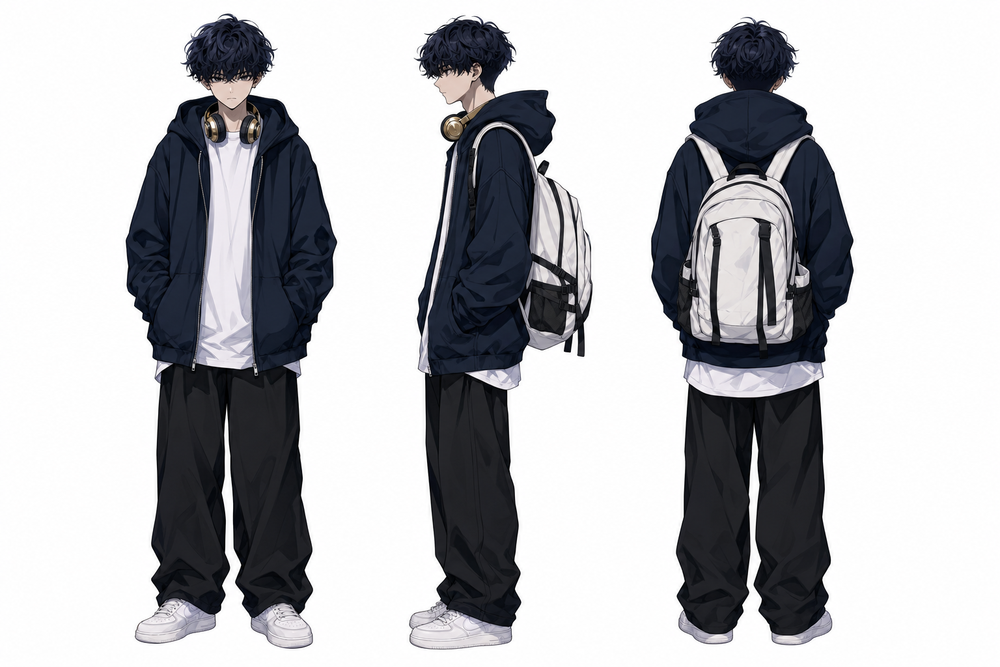
#> input picture reference-sheets/output/ethan-hyun/casual-turnaround.png, 1000 x 667 px, shrunk from 1536 x 1024 before the run
$ python crop_casual_fronts.py
#> lines starting #> are read from the running program, lines starting #| are printed output that depends on the picture
#!/usr/bin/env python3
"""Crop multi-view turnaround sheets into single front portraits."""

from __future__ import annotations

from pathlib import Path

from PIL import Image

ROOT = Path(__file__).resolve().parents[1]
OUTPUT = ROOT / "reference-sheets" / "output"

# character_id -> number of horizontal panels in casual-front.png
PANELS = {
    "ethan-hyun": 3,
    "tj-lim": 3,
    "kieryn-lim": 3,
    "logan-hyun": 3,
    "kian-sang": 5,
    "yuna-park": 3,
    "ttong-kim": 3,
    "yeo-woo-kim": 4,
}


def crop_front(char_id: str, panels: int) -> None:
#> called with char_id = 'ethan-hyun', panels = 3
    char_dir = OUTPUT / char_id
    front_path = char_dir / "casual-front.png"
    if not front_path.exists():
        print(f"SKIP {char_id}: no casual-front.png")
        return

    backup = char_dir / "casual-turnaround.png"
    if not backup.exists():
        front_path.replace(backup)
        src = backup
    else:
        src = backup

    img = Image.open(src)
#> img is the input picture: PIL image 1000x667 RGB; mean R, G, B 184.5, 185.2, 188.2
    w, h = img.size
#> w = 1000; h = 667
    panel_w = w // panels
#> panel_w = 333
    cropped = img.crop((0, 0, panel_w, h))
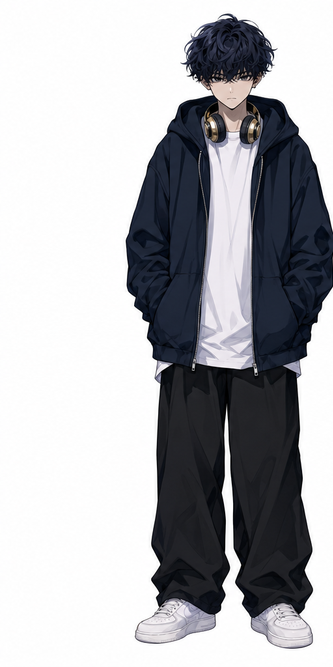
#> cropped: PIL image 333x667 RGB; mean R, G, B 175.9, 176.7, 180.4
    cropped.save(front_path, format="PNG", optimize=True)
    print(f"OK {char_id}: {w}x{h} -> front {panel_w}x{h} ({panels} panels)")
#| OK ethan-hyun: 1000x667 -> front 333x667 (3 panels)


def main() -> None:
    for char_id, panels in PANELS.items():
        crop_front(char_id, panels)


if __name__ == "__main__":
    main()
